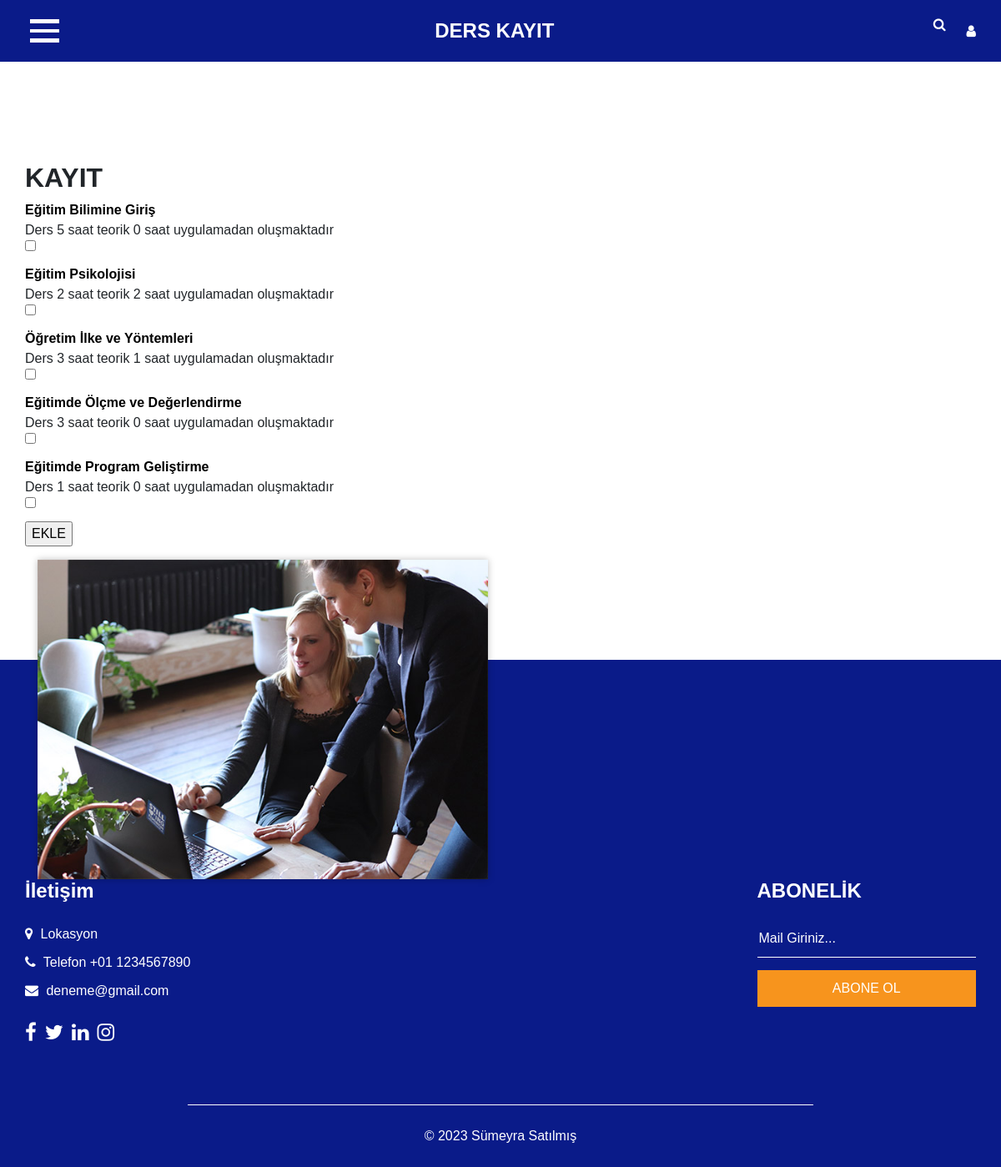
Page /about.php on the committed database.
### tables this page shows
CREATE TABLE `kurslar` (
  `ders_id` int(11) NOT NULL,
  `ders_adi` text NOT NULL,
  `t` int(11) NOT NULL,
  `u` int(11) NOT NULL,
  `zorunlu` int(11) NOT NULL,
  `yariyil` int(11) NOT NULL,
  `secilebilir` int(11) NOT NULL DEFAULT 1,
  `aciklama` text NOT NULL
);

### about.php (the view, shortened to what this page needs)
<?php
include("baglanti.php");
?>
<html lang="en">
<head>
  <link rel="stylesheet" type="text/css" href="https://cdnjs.cloudflare.com/ajax/libs/OwlCarousel2/2.3.4/assets/owl.carousel.min.css" />
  <link rel="stylesheet" type="text/css" href="css/bootstrap.css" />
  <link href="css/font-awesome.min.css" rel="stylesheet" />
  <link href="css/style.css" rel="stylesheet" />
  <link href="css/responsive.css" rel="stylesheet" />
</head>
<body class="sub_page">
  <div class="hero_area">
    <header class="header_section">
      <nav class="navbar navbar-expand-lg custom_nav-container">
        <div class="custom_menu-btn">
          <button onclick="openNav()">
            <span class="s-1"> </span>
            <span class="s-2"> </span>
            <span class="s-3"> </span>
          </button>
        </div>
        <div id="myNav" class="overlay">
          <div class="overlay-content">
            <a class="" href="giris.php">
              Ana Sayfa
            </a>
            <a class="active" href="about.php">
              Ders Kayıt
            </a>
            <a class="" href="contact.php">
              Giriş Yap
            </a>
          </div>
        </div>
        <a class="navbar-brand" href="index.html">
          <span>
            DERS KAYIT
          </span>
        </a>
        <div class="user_option">
          <form class="form-inline">
            <button class="btn  nav_search-btn" type="submit">
              <i class="fa fa-search" aria-hidden="true"></i>
            </button>
          </form>
          <a href="">
            <i class="fa fa-user" aria-hidden="true"></i>
          </a>
        </div>
      </nav>
    </header>
  </div>
  <section class="about_section layout_padding">
    <div class="container">
      <div class="row">
        <div class="col-md-6">
          <div class="detail-box">
            <div class="heading_container">
              <h2>
                KAYIT
              </h2>
            </div>
</div>
<form action="giris.php" method="post">
  <?php
  mysqli_set_charset($baglanti, "utf8");
  $sql = "SELECT * FROM kurslar;";
  $sorgu = mysqli_query($baglanti, $sql);
  while ($sonuc = mysqli_fetch_array($sorgu)) {
    $ders_id = $sonuc['ders_id'];
    $ders_adi = $sonuc['ders_adi'];
    $saat_teorik = $sonuc['t'];
    $saat_uygulama = $sonuc['u'];
    $musteri_id = $_SESSION["user_id"];
    $sql_kontrol = "SELECT * FROM musteri_kurs WHERE musteri_id = '$musteri_id' AND kurs_id = '$ders_id'";
    $sorgu_kontrol = mysqli_query($baglanti, $sql_kontrol);
    $kayit_sayisi = mysqli_num_rows($sorgu_kontrol);
    ?>
    <p>
      <b style="color: black; font-size: 16px;"><?php echo $ders_adi; ?></b><br>
      <?php echo "Ders $saat_teorik saat teorik $saat_uygulama saat uygulamadan oluşmaktadır"; ?><br>
      <input type="checkbox" name="secim[]" value="<?php echo $ders_id; ?>" <?php if ($kayit_sayisi > 0) echo "disabled"; ?>>
    </p>
  <?php
  }
  ?>
  <input type="submit" value="EKLE">
</form>
              </div>
        </div>
        <div class="col-md-6">
          <div class="img-box"   >
            <img src="images/about-img.jpg" alt="" />
          </div>
        </div>
      </div>
  </section>
  <section class="info_section layout_padding2">
    <div class="container">
      <div class="row">
        <div class="col-md-3">
          <div class="info_contact">
            <h4>
              İletişim
            </h4>
            <div class="contact_link_box">
              <a href="">
                <i class="fa fa-map-marker" aria-hidden="true"></i>
                <span>
                  Lokasyon
                </span>
              </a>
              <a href="">
                <i class="fa fa-phone" aria-hidden="true"></i>
                <span>
                   Telefon +01 1234567890
                </span>
              </a>
              <a href="">
                <i class="fa fa-envelope" aria-hidden="true"></i>
                <span>
                  deneme@gmail.com
                </span>
              </a>
            </div>
          </div>
          <div class="info_social">
            <a href="">
              <i class="fa fa-facebook" aria-hidden="true"></i>
            </a>
            <a href="">
              <i class="fa fa-twitter" aria-hidden="true"></i>
            </a>
            <a href="">
              <i class="fa fa-linkedin" aria-hidden="true"></i>
            </a>
            <a href="">
              <i class="fa fa-instagram" aria-hidden="true"></i>
            </a>
          </div>
        </div>
        <div class="col-md-3">
          <div class="info_link_box">
            <div class="info_links">
            </div>
          </div>
        </div>
        <div class="col-md-3">
        </div>
        <div class="col-md-3">
          <h4>
            ABONELİK
          </h4>
          <form action="#">
            <input type="text" placeholder="Mail Giriniz..." />
            <button type="submit">
              ABONE OL
            </button>
          </form>
        </div>
      </div>
    </div>
  </section>
  <footer class="footer_section">
    <div class="container">
      <div class="row">
        <div class="col-md-8 mx-auto">
          <p>
            &copy; <span id="displayYear"></span>
            <a href="https://html.design/">Sümeyra Satılmış</a>
          </p>
        </div>
      </div>
    </div>
  </footer>
</body>
</html>

### css/responsive.css (style rules this page uses)
@media (min-width: 1200px) { .container { max-width: 1170px; } }

### rows in the picture
kurslar: ders_adi "Eğitim Bilimine Giriş", t "5", u "0"
kurslar: ders_adi "Eğitim Psikolojisi", t "2", u "2"
kurslar: ders_adi "Öğretim İlke ve Yöntemleri", t "3", u "1"
kurslar: ders_adi "Eğitimde Ölçme ve Değerlendirme", t "3", u "0"
kurslar: ders_adi "Eğitimde Program Geliştirme", t "1", u "0"
